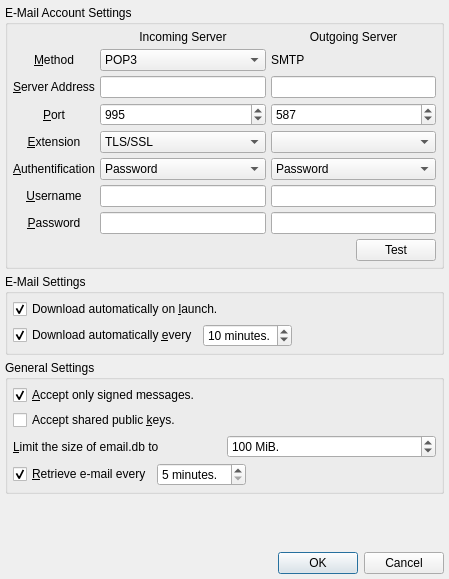
<?xml version="1.0" encoding="UTF-8"?>
<ui version="4.0">
 <class>emailsettings</class>
 <widget class="QDialog" name="emailsettings">
  <property name="geometry">
   <rect>
    <x>0</x>
    <y>0</y>
    <width>449</width>
    <height>579</height>
   </rect>
  </property>
  <property name="windowTitle">
   <string>Dialog</string>
  </property>
  <layout class="QVBoxLayout" name="verticalLayout_5">
   <property name="spacing">
    <number>5</number>
   </property>
   <property name="margin">
    <number>5</number>
   </property>
   <item>
    <widget class="QGroupBox" name="groupBox_3">
     <property name="title">
      <string>E-Mail Account Settings</string>
     </property>
     <layout class="QVBoxLayout" name="verticalLayout_4">
      <property name="spacing">
       <number>5</number>
      </property>
      <property name="margin">
       <number>5</number>
      </property>
      <item>
       <layout class="QGridLayout" name="gridLayout_2">
        <property name="spacing">
         <number>5</number>
        </property>
        <item row="5" column="0">
         <widget class="QLabel" name="label_6">
          <property name="text">
           <string>&amp;Extension</string>
          </property>
          <property name="alignment">
           <set>Qt::AlignCenter</set>
          </property>
          <property name="buddy">
           <cstring>comboBox_4</cstring>
          </property>
         </widget>
        </item>
        <item row="6" column="0">
         <widget class="QLabel" name="label_7">
          <property name="text">
           <string>&amp;Authentification</string>
          </property>
          <property name="alignment">
           <set>Qt::AlignCenter</set>
          </property>
          <property name="buddy">
           <cstring>comboBox_6</cstring>
          </property>
         </widget>
        </item>
        <item row="8" column="1">
         <widget class="QLineEdit" name="lineEdit_4"/>
        </item>
        <item row="2" column="1">
         <widget class="QLineEdit" name="lineEdit"/>
        </item>
        <item row="7" column="1">
         <widget class="QLineEdit" name="lineEdit_3"/>
        </item>
        <item row="7" column="0">
         <widget class="QLabel" name="label_8">
          <property name="text">
           <string>&amp;Username</string>
          </property>
          <property name="alignment">
           <set>Qt::AlignCenter</set>
          </property>
          <property name="buddy">
           <cstring>lineEdit_3</cstring>
          </property>
         </widget>
        </item>
        <item row="8" column="0">
         <widget class="QLabel" name="label_9">
          <property name="text">
           <string>&amp;Password</string>
          </property>
          <property name="alignment">
           <set>Qt::AlignCenter</set>
          </property>
          <property name="buddy">
           <cstring>lineEdit_4</cstring>
          </property>
         </widget>
        </item>
        <item row="7" column="3">
         <widget class="QLineEdit" name="lineEdit_6"/>
        </item>
        <item row="8" column="3">
         <widget class="QLineEdit" name="lineEdit_5"/>
        </item>
        <item row="0" column="1">
         <widget class="QLabel" name="label">
          <property name="text">
           <string>Incoming Server</string>
          </property>
          <property name="alignment">
           <set>Qt::AlignCenter</set>
          </property>
         </widget>
        </item>
        <item row="6" column="1">
         <widget class="QComboBox" name="comboBox_6">
          <item>
           <property name="text">
            <string>Password</string>
           </property>
          </item>
         </widget>
        </item>
        <item row="6" column="3">
         <widget class="QComboBox" name="comboBox_7">
          <item>
           <property name="text">
            <string>Password</string>
           </property>
          </item>
         </widget>
        </item>
        <item row="0" column="3">
         <widget class="QLabel" name="label_2">
          <property name="text">
           <string>Outgoing Server</string>
          </property>
          <property name="alignment">
           <set>Qt::AlignCenter</set>
          </property>
         </widget>
        </item>
        <item row="5" column="3">
         <widget class="QComboBox" name="comboBox_5"/>
        </item>
        <item row="2" column="0">
         <widget class="QLabel" name="label_4">
          <property name="text">
           <string>&amp;Server Address</string>
          </property>
          <property name="alignment">
           <set>Qt::AlignCenter</set>
          </property>
          <property name="buddy">
           <cstring>lineEdit</cstring>
          </property>
         </widget>
        </item>
        <item row="1" column="1">
         <widget class="QComboBox" name="comboBox">
          <item>
           <property name="text">
            <string>POP3</string>
           </property>
          </item>
         </widget>
        </item>
        <item row="4" column="0">
         <widget class="QLabel" name="label_5">
          <property name="text">
           <string>&amp;Port</string>
          </property>
          <property name="alignment">
           <set>Qt::AlignCenter</set>
          </property>
          <property name="buddy">
           <cstring>spinBox_4</cstring>
          </property>
         </widget>
        </item>
        <item row="2" column="3">
         <widget class="QLineEdit" name="lineEdit_2"/>
        </item>
        <item row="5" column="1">
         <widget class="QComboBox" name="comboBox_4">
          <property name="currentIndex">
           <number>1</number>
          </property>
          <item>
           <property name="text">
            <string>STARTTLS</string>
           </property>
          </item>
          <item>
           <property name="text">
            <string>TLS/SSL</string>
           </property>
          </item>
         </widget>
        </item>
        <item row="1" column="0">
         <widget class="QLabel" name="label_10">
          <property name="text">
           <string>&amp;Method</string>
          </property>
          <property name="alignment">
           <set>Qt::AlignCenter</set>
          </property>
          <property name="buddy">
           <cstring>comboBox</cstring>
          </property>
         </widget>
        </item>
        <item row="1" column="3">
         <widget class="QLabel" name="label_3">
          <property name="text">
           <string>SMTP</string>
          </property>
         </widget>
        </item>
        <item row="4" column="3">
         <widget class="QSpinBox" name="spinBox_3">
          <property name="maximum">
           <number>999</number>
          </property>
          <property name="value">
           <number>587</number>
          </property>
         </widget>
        </item>
        <item row="4" column="1">
         <widget class="QSpinBox" name="spinBox_4">
          <property name="maximum">
           <number>999</number>
          </property>
          <property name="value">
           <number>995</number>
          </property>
         </widget>
        </item>
       </layout>
      </item>
      <item>
       <layout class="QHBoxLayout" name="horizontalLayout_4">
        <property name="spacing">
         <number>5</number>
        </property>
        <item>
         <spacer name="horizontalSpacer_2">
          <property name="orientation">
           <enum>Qt::Horizontal</enum>
          </property>
          <property name="sizeHint" stdset="0">
           <size>
            <width>40</width>
            <height>20</height>
           </size>
          </property>
         </spacer>
        </item>
        <item>
         <widget class="QPushButton" name="pushButton">
          <property name="text">
           <string>Test</string>
          </property>
         </widget>
        </item>
       </layout>
      </item>
     </layout>
    </widget>
   </item>
   <item>
    <widget class="QGroupBox" name="groupBox">
     <property name="title">
      <string>E-Mail Settings</string>
     </property>
     <layout class="QVBoxLayout" name="verticalLayout_2">
      <property name="spacing">
       <number>5</number>
      </property>
      <property name="margin">
       <number>5</number>
      </property>
      <item>
       <layout class="QVBoxLayout" name="verticalLayout">
        <property name="spacing">
         <number>5</number>
        </property>
        <item>
         <widget class="QCheckBox" name="checkBox">
          <property name="text">
           <string>Download automatically on &amp;launch.</string>
          </property>
          <property name="checked">
           <bool>true</bool>
          </property>
         </widget>
        </item>
        <item>
         <layout class="QHBoxLayout" name="horizontalLayout_2">
          <property name="spacing">
           <number>5</number>
          </property>
          <item>
           <widget class="QCheckBox" name="checkBox_2">
            <property name="text">
             <string>Download automatically &amp;every</string>
            </property>
            <property name="checked">
             <bool>true</bool>
            </property>
           </widget>
          </item>
          <item>
           <widget class="QSpinBox" name="spinBox">
            <property name="sizePolicy">
             <sizepolicy hsizetype="Minimum" vsizetype="Fixed">
              <horstretch>0</horstretch>
              <verstretch>0</verstretch>
             </sizepolicy>
            </property>
            <property name="suffix">
             <string> minutes.</string>
            </property>
            <property name="value">
             <number>10</number>
            </property>
           </widget>
          </item>
          <item>
           <spacer name="horizontalSpacer">
            <property name="orientation">
             <enum>Qt::Horizontal</enum>
            </property>
            <property name="sizeHint" stdset="0">
             <size>
              <width>40</width>
              <height>20</height>
             </size>
            </property>
           </spacer>
          </item>
         </layout>
        </item>
       </layout>
      </item>
     </layout>
    </widget>
   </item>
   <item>
    <widget class="QGroupBox" name="groupBox_2">
     <property name="title">
      <string>General Settings</string>
     </property>
     <layout class="QVBoxLayout" name="verticalLayout_3">
      <property name="spacing">
       <number>5</number>
      </property>
      <property name="margin">
       <number>5</number>
      </property>
      <item>
       <widget class="QCheckBox" name="emailAcceptSigned">
        <property name="text">
         <string>&amp;Accept only signed messages.</string>
        </property>
        <property name="checked">
         <bool>true</bool>
        </property>
       </widget>
      </item>
      <item>
       <widget class="QCheckBox" name="acceptEmailKeys">
        <property name="text">
         <string>Accept shared public &amp;keys.</string>
        </property>
       </widget>
      </item>
      <item>
       <layout class="QHBoxLayout" name="horizontalLayout_3">
        <property name="spacing">
         <number>5</number>
        </property>
        <item>
         <widget class="QLabel" name="label_76">
          <property name="text">
           <string>&amp;Limit the size of email.db to</string>
          </property>
          <property name="buddy">
           <cstring>maximumEmailFileSize</cstring>
          </property>
         </widget>
        </item>
        <item>
         <widget class="QSpinBox" name="maximumEmailFileSize">
          <property name="suffix">
           <string> MiB.</string>
          </property>
          <property name="minimum">
           <number>1</number>
          </property>
          <property name="maximum">
           <number>5000</number>
          </property>
          <property name="value">
           <number>100</number>
          </property>
         </widget>
        </item>
       </layout>
      </item>
      <item>
       <layout class="QHBoxLayout" name="horizontalLayout_62">
        <property name="spacing">
         <number>5</number>
        </property>
        <item>
         <widget class="QCheckBox" name="autoEmailRetrieve">
          <property name="text">
           <string>&amp;Retrieve e-mail every</string>
          </property>
          <property name="checked">
           <bool>true</bool>
          </property>
         </widget>
        </item>
        <item>
         <widget class="QSpinBox" name="emailRetrievalInterval">
          <property name="suffix">
           <string> minutes.</string>
          </property>
          <property name="minimum">
           <number>5</number>
          </property>
          <property name="maximum">
           <number>60</number>
          </property>
         </widget>
        </item>
        <item>
         <spacer name="horizontalSpacer_46">
          <property name="orientation">
           <enum>Qt::Horizontal</enum>
          </property>
          <property name="sizeHint" stdset="0">
           <size>
            <width>40</width>
            <height>20</height>
           </size>
          </property>
         </spacer>
        </item>
       </layout>
      </item>
     </layout>
    </widget>
   </item>
   <item>
    <spacer name="verticalSpacer">
     <property name="orientation">
      <enum>Qt::Vertical</enum>
     </property>
     <property name="sizeHint" stdset="0">
      <size>
       <width>20</width>
       <height>40</height>
      </size>
     </property>
    </spacer>
   </item>
   <item>
    <widget class="QDialogButtonBox" name="buttonBox">
     <property name="orientation">
      <enum>Qt::Horizontal</enum>
     </property>
     <property name="standardButtons">
      <set>QDialogButtonBox::Cancel|QDialogButtonBox::Ok</set>
     </property>
    </widget>
   </item>
  </layout>
 </widget>
 <tabstops>
  <tabstop>comboBox</tabstop>
  <tabstop>lineEdit</tabstop>
  <tabstop>lineEdit_2</tabstop>
  <tabstop>spinBox_4</tabstop>
  <tabstop>spinBox_3</tabstop>
  <tabstop>comboBox_4</tabstop>
  <tabstop>comboBox_5</tabstop>
  <tabstop>comboBox_6</tabstop>
  <tabstop>comboBox_7</tabstop>
  <tabstop>lineEdit_3</tabstop>
  <tabstop>lineEdit_6</tabstop>
  <tabstop>lineEdit_4</tabstop>
  <tabstop>lineEdit_5</tabstop>
  <tabstop>pushButton</tabstop>
  <tabstop>checkBox</tabstop>
  <tabstop>checkBox_2</tabstop>
  <tabstop>spinBox</tabstop>
  <tabstop>emailAcceptSigned</tabstop>
  <tabstop>acceptEmailKeys</tabstop>
  <tabstop>maximumEmailFileSize</tabstop>
  <tabstop>autoEmailRetrieve</tabstop>
  <tabstop>emailRetrievalInterval</tabstop>
  <tabstop>buttonBox</tabstop>
 </tabstops>
 <resources/>
 <connections>
  <connection>
   <sender>buttonBox</sender>
   <signal>accepted()</signal>
   <receiver>emailsettings</receiver>
   <slot>accept()</slot>
   <hints>
    <hint type="sourcelabel">
     <x>357</x>
     <y>293</y>
    </hint>
    <hint type="destinationlabel">
     <x>157</x>
     <y>274</y>
    </hint>
   </hints>
  </connection>
  <connection>
   <sender>buttonBox</sender>
   <signal>rejected()</signal>
   <receiver>emailsettings</receiver>
   <slot>reject()</slot>
   <hints>
    <hint type="sourcelabel">
     <x>425</x>
     <y>293</y>
    </hint>
    <hint type="destinationlabel">
     <x>286</x>
     <y>274</y>
    </hint>
   </hints>
  </connection>
 </connections>
</ui>
